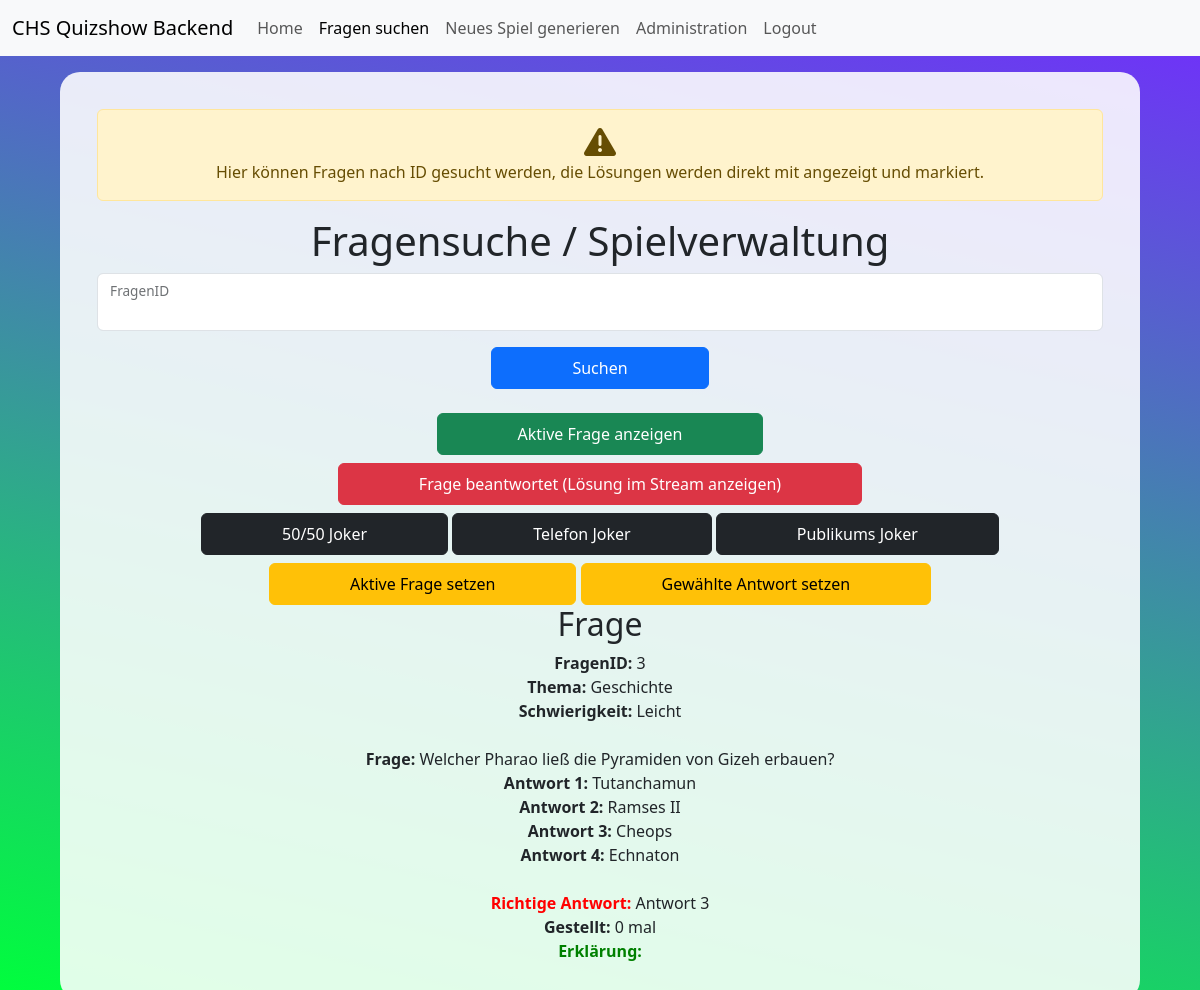
The page /fragen.php?id=3 (signed in) on the database its author committed.
### tables this page shows
CREATE TABLE `fragen` (
  `fragenid` bigint(20) UNSIGNED NOT NULL,
  `frage` varchar(500) NOT NULL,
  `thema` bigint(20) UNSIGNED NOT NULL,
  `schwierigkeit` bigint(20) UNSIGNED NOT NULL,
  `antwort1` varchar(500) NOT NULL,
  `antwort2` varchar(500) NOT NULL,
  `antwort3` varchar(500) NOT NULL,
  `antwort4` varchar(500) NOT NULL,
  `antwortrichtig` int(11) NOT NULL,
  `gestellt` tinyint(1) NOT NULL,
  `aktiv` tinyint(1) NOT NULL DEFAULT 0,
  `erklaerung` text DEFAULT NULL
);

CREATE TABLE `themen` (
  `themenid` bigint(20) UNSIGNED NOT NULL,
  `themenname` varchar(50) NOT NULL
);

CREATE TABLE `schwierigkeiten` (
  `schwierigkeitsID` bigint(20) UNSIGNED NOT NULL,
  `schwierigkeitsname` varchar(50) NOT NULL,
  `punkte` int(11) NOT NULL
);

### Assets/Classes/GetQuizData.php (called while the page is built, shortened)
<?php
class GetQuizData extends Database {
    public function showQuestion_specific($id) {
        $stmt = $this->connection->prepare("SELECT * FROM `themen` JOIN `fragen`, `schwierigkeiten` WHERE `themenid`=`thema` AND `schwierigkeitsid`=`schwierigkeit` AND `fragenid`=$id");
        $stmt->execute();
        $this->rows = $stmt->rowCount();
        $this->result = $stmt->fetchAll(PDO::FETCH_ASSOC);
    }
}

### Assets/Classes/Database.php (called while the page is built, shortened)
<?php
class Database {
    private $host = HOST;
    private $table = TABLE;
    private $username = USERNAME;
    private $password = PASSWORD;
    protected function connectDB() {
        try {
            $this->connection = new PDO("mysql:host=$this->host;dbname=$this->table", $this->username, $this->password);
        }
        catch (PDOException $e) {
            die("Database error");
        }
    }
}

### fragen.php (the view, shortened to what this page needs)
<!doctype html>
<html lang="en">
  <head>
    <link href="https://cdn.jsdelivr.net/npm/bootstrap@5.3.3/dist/css/bootstrap.min.css" rel="stylesheet">
    <link href="./Assets/CSS/styles.css" type="text/css" rel="stylesheet">
    <link href="./Assets/CSS/all.css" rel="stylesheet">
  </head>
  <body>
  <nav class="navbar navbar-expand-lg bg-body-tertiary">
    <div class="container-fluid">
      <a class="navbar-brand" href="index.php">CHS Quizshow Backend</a>
      <div class="collapse navbar-collapse" id="navbarNavAltMarkup">
        <div class="navbar-nav" style="text-align: right;">
          <a class="nav-link <?php if(!$_SESSION["loggedin"]) {echo "invisible";}?>" aria-current="page" href="index.php">Home</a>
          <a class="nav-link active <?php if(!$_SESSION["loggedin"]) {echo "invisible";}?>" href="fragen.php">Fragen suchen</a>
          <a class="nav-link <?php if(!$_SESSION["loggedin"]) {echo "invisible";}?>" href="new_game.php">Neues Spiel generieren</a>
          <a class="nav-link <?php if(!$_SESSION["loggedin"] || $_SESSION["role"] != "1") {echo "invisible";}?>" href="Admin/index.php">Administration</a>
          <a class="nav-link <?php if(!$_SESSION["loggedin"]) {echo "invisible";}?>" href="logout.php">Logout</a>
        </div>
      </div>
    </div>
    </nav>
  <div class="container-overlay">
    <div class="alert alert-warning" role="alert">
    <i class="fa-solid fa-2x fa-triangle-exclamation"></i><br>
    Hier können Fragen nach ID gesucht werden, die Lösungen werden direkt mit angezeigt und markiert.
    </div>
    <h1>Fragensuche / Spielverwaltung</h1>
    <form action="<?php echo $_SERVER["PHP_SELF"];?>" method="get">
      <div class="form-floating mb-3">
        <input type="number" class="form-control" id="floatingInput" name="id" required>
        <label for="floatingInput">FragenID</label>
        <input type="submit" class="btn btn-primary action-btn " style="margin-top: 1em;" value="Suchen">
      </div>
    </form>
    <form action="<?php echo $_SERVER["PHP_SELF"];?>" method="post">
      <input type="submit" value="Aktive Frage anzeigen" class="btn btn-success action-btn " name="show_active"><br>
        <input type="submit" value="Frage beantwortet (Lösung im Stream anzeigen)" class="btn btn-danger action-btn <?php if($_SESSION["role"] != 1 && $_SESSION["role"] != 2) {echo "invisible";}?>" name="show_result"><br>
        <input type="submit" value="50/50 Joker" class="btn btn-dark action-btn <?php if($_SESSION["role"] != 1 && $_SESSION["role"] != 2) {echo "invisible";}?>" name="5050">
        <input type="submit" value="Telefon Joker" class="btn btn-dark action-btn <?php if($_SESSION["role"] != 1 && $_SESSION["role"] != 2) {echo "invisible";}?>" name="TJ">
        <input type="submit" value="Publikums Joker" class="btn btn-dark action-btn <?php if($_SESSION["role"] != 1 && $_SESSION["role"] != 2) {echo "invisible";}?>" name="PJ">
    </form>
    <a class="btn btn-warning action-btn <?php if($_SESSION["role"] != 1 && $_SESSION["role"] != 2) {echo "invisible";}?>" data-bs-toggle="modal" data-bs-target="#setactive">Aktive Frage setzen</a>
      <a class="btn btn-warning action-btn <?php if($_SESSION["role"] != 1 && $_SESSION["role"] != 2) {echo "invisible";}?>" data-bs-toggle="modal" data-bs-target="#setchosen">Gewählte Antwort setzen</a>
    <?php
        if($_SERVER["REQUEST_METHOD"] == "GET" && !empty($_GET["id"])) {
            require_once("./Assets/Classes/Database.php");
            require_once("./Assets/Classes/GetQuizData.php");
            echo "<h2>Frage</h2>";
            $frage = new GetQuizData();
            $frage->showQuestion_specific($_GET["id"]);
            if($frage->rows == 0) {
                echo "Eine Frage mit dieser ID existiert nicht!";
            }
            else {
                foreach($frage->result as $r) {
                    echo '
                    <b>FragenID:</b> '. $r["fragenid"] .'<br>
                    <b>Thema:</b> '. $r["themenname"] .'<br>
                    <b>Schwierigkeit:</b> '. $r["schwierigkeitsname"] .'<br><br>
                    <b>Frage:</b> '. $r["frage"] .'<br>
                    <b>Antwort 1:</b> '. $r["antwort1"] .'<br>
                    <b>Antwort 2:</b> '. $r["antwort2"] .'<br>
                    <b>Antwort 3:</b> '. $r["antwort3"] .'<br>
                    <b>Antwort 4:</b> '. $r["antwort4"] .'<br><br>
                    <b style="color: red;">Richtige Antwort:</b> Antwort '. $r["antwortrichtig"] .'<br>
                    <b>Gestellt:</b> '. $r["gestellt"] .' mal<br>
                    <b style="color: green;">Erklärung:</b> '. $r["erklaerung"] .'<br>
                    ';
                }
            }
        }
    ?>
  </div>
        <?php $allowed=true; include("set_question_inc.php");?>
                  <?php $allowed=true; include("set_answer_inc.php");?>
  </body>
</html>

### Assets/CSS/styles.css (style rules this page uses)
html { min-height: 100%; background: rgb(0,255,60); background: -moz-linear-gradient(13deg, rgba(0,255,60,1) 0%, rgba(115,43,255,1) 100%); background: -webkit-linear-gradient(13deg, rgba(0,255,60,1) 0%, rgba(115,43,255,1) 100%); background: linear-gradient(13deg, rgba(0,255,60,1) 0%, rgba(115,43,255,1) 100%); filter: progid:DXImageTransform.Microsoft.gradient(startColorstr="#00ff3c",endColorstr="#732bff",GradientType=1); }
.container-overlay { background-color: rgba(255, 255, 255, 0.877); width: 90%; border-radius: 20px; padding: 2.3em; position: absolute; margin-top: 30em; left: 50%; margin-right: -50%; transform: translate(-50%, -50%); text-align: center; }
.action-btn { padding: 0.5em 5em 0.5em 5em !important; margin-top: 0.5em; }

### rows shown on the page
fragen: fragenid "3", thema.themenname "Geschichte", schwierigkeit.schwierigkeitsname "Leicht", frage "Welcher Pharao ließ die Pyramiden von Gizeh erbauen?", antwort1 "Tutanchamun", antwort2 "Ramses II", antwort3 "Cheops", antwort4 "Echnaton", antwortrichtig "3", gestellt "0"
